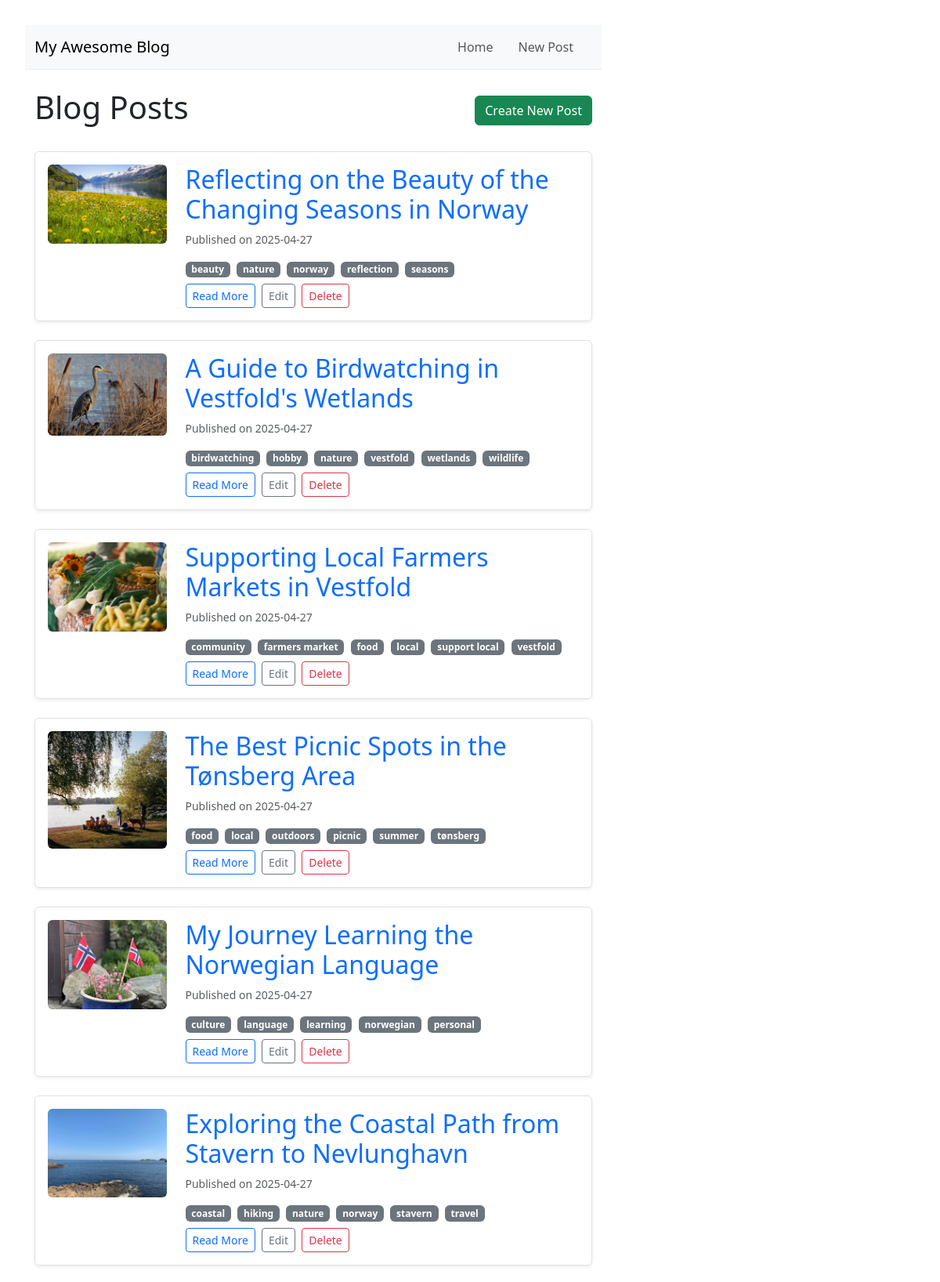
The page / (upper part) on the database its author committed.
### tables this page shows
CREATE TABLE posts (
    id INTEGER PRIMARY KEY AUTOINCREMENT, -- Unique identifier for each post
    title TEXT NOT NULL,                  -- Title of the blog post
    content TEXT NOT NULL,                -- Main body/content of the post
    published_date TIMESTAMP NOT NULL DEFAULT CURRENT_TIMESTAMP, -- When the post was created/published
    image_filename TEXt NULL               -- images 
);

CREATE TABLE tags (
    id INTEGER PRIMARY KEY AUTOINCREMENT, -- Unique identifier for each tag
    name TEXT NOT NULL UNIQUE             -- Name of the tag (must be unique)
);

### app.py (the view)
@app.route('/')
def index():
    try:
        posts_raw = db.get_all_posts()
        posts_with_tags = []
        for post in posts_raw:
            tags = db.get_tags_for_post(post['id'])
            post_dict = dict(post)
            post_dict['tags'] = tags
            posts_with_tags.append(post_dict)
        return render_template('index.html', posts=posts_with_tags)
    except Exception as e:
        app.logger.error(f"Error fetching posts/tags for index page: {e}")
        return "<h1>An error occurred fetching posts.</h1>", 500

### app.py (called while the page is built)
@app.context_processor
def inject_now():
    return {'now': datetime.datetime.now(timezone.utc)}

### db.py (called while the page is built)
def get_db():
    if 'db' not in g:
        db_path = current_app.config.get('DATABASE', DEFAULT_DATABASE_PATH)
        try:
            g.db = sqlite3.connect(
                db_path,
                detect_types=sqlite3.PARSE_DECLTYPES | sqlite3.PARSE_COLNAMES
            )
            g.db.row_factory = sqlite3.Row # Keep using Row factory
        except sqlite3.Error as e:
            current_app.logger.error(f"Database connection failed for {db_path}: {e}")
            raise e # Or handle more gracefully
    return g.db

def get_all_posts(order_by="published_date DESC"):
    conn = get_db()
    cursor = conn.cursor()
    allowed_orders = ["published_date DESC", "published_date ASC", "title ASC", "title DESC"]
    if order_by not in allowed_orders:
        order_by = "published_date DESC"
    query = f"SELECT id, title, content, published_date, image_filename FROM posts ORDER BY {order_by}"
    try:
        posts = cursor.execute(query).fetchall()
        return posts
    except sqlite3.Error as e:
        current_app.logger.error(f"DB error in get_all_posts: {e}")
        return [] # Return empty list on error

def get_tags_for_post(post_id):
    conn = get_db()
    try:
        tags = conn.execute("""
            SELECT t.id, t.name
            FROM tags t
            JOIN post_tags pt ON t.id = pt.tag_id
            WHERE pt.post_id = ?
            ORDER BY t.name
        """, (post_id,)).fetchall()
        return tags
    except sqlite3.Error as e:
        current_app.logger.error(f"DB error in get_tags_for_post for post {post_id}: {e}")
        return []

### templates/index.html (shortened to what this page needs)
{% extends 'base.html' %}
{% block content %}
    <div class="d-flex justify-content-between align-items-center mb-4">
        <h1>Blog Posts</h1>
        <a href="{{ url_for('create_post') }}" class="btn btn-success">Create New Post</a>
    </div>
    {% if posts %}
        {% for post in posts %}
        <article class="post-summary mb-4 p-3 border rounded shadow-sm">
            <div class="row">
                {% if post.image_filename %}
                <div class="col-md-3 mb-3 mb-md-0">
                    <a href="{{ url_for('post', post_id=post.id) }}">
                        <img src="{{ url_for('static', filename=post.image_filename) }}" alt="{{ post.title }}" class="img-fluid rounded" style="max-height: 150px; object-fit: cover; width: 100%;">
                    </a>
                </div>
                <div class="col-md-9">
                {% else %}
                <div class="col-md-12">
                {% endif %}
                    <h2><a href="{{ url_for('post', post_id=post.id) }}" class="text-decoration-none">{{ post.title }}</a></h2>
                    <p class="post-meta text-muted small">
                        Published on {{ post.published_date.strftime('%Y-%m-%d') }}
                    </p>
                    {% if post.tags %}
                        <p class="post-tags mb-2">
                            {% for tag in post.tags %}
                                <a href="{{ url_for('posts_by_tag', tag_name=tag.name) }}" class="badge bg-secondary text-decoration-none me-1">{{ tag.name }}</a>
                            {% endfor %}
                        </p>
                    {% endif %}
                    <div class="post-actions mt-2">
                        <a href="{{ url_for('post', post_id=post.id) }}" class="btn btn-sm btn-outline-primary me-1">Read More</a>
                        <a href="{{ url_for('edit_post', post_id=post.id) }}" class="btn btn-sm btn-outline-secondary me-1">Edit</a>
                        <form action="{{ url_for('delete_post_route', post_id=post.id) }}" method="post" style="display: inline;" onsubmit="return confirm('Are you sure you want to delete this post?');">
                            <button type="submit" class="btn btn-sm btn-outline-danger">Delete</button>
                        </form>
                    </div>
                </div>
            </div>
        </article>
        {% endfor %}
    {% else %}
        <div class="alert alert-info">
            No posts yet! <a href="{{ url_for('create_post') }}" class="alert-link">Create one?</a>
        </div>
    {% endif %}
{% endblock %}

### static/style.css (style rules this page uses)
body { font-family: -apple-system, BlinkMacSystemFont, "Segoe UI", Roboto, "Helvetica Neue", Arial, sans-serif; line-height: 1.6; margin: 0 auto; max-width: 800px; padding: 2em; color: #333; background-color: #fdfdfd; }
h1, h2 { color: #2a2a2a; margin-bottom: 0.5em; }
h1 { font-size: 2.5em; }
h2 { font-size: 1.8em; }
article { border-bottom: 1px solid #eee; padding-bottom: 1.5em; margin-bottom: 1.5em; }
.post-meta { color: #666; font-size: 0.9em; margin-bottom: 1em; }
form button { padding: 10px 15px; background-color: #28a745; color: white; border: none; border-radius: 4px; cursor: pointer; font-size: 1em; }

### rows shown on the page
posts: image_filename (picture), title "Reflecting on the Beauty of the Changing Seasons in Norway", published_date "2025-04-27"
tags: name "beauty"
tags: name "nature"
tags: name "norway"
tags: name "reflection"
tags: name "seasons"
posts: image_filename (picture), title "A Guide to Birdwatching in Vestfold's Wetlands", published_date "2025-04-27"
tags: name "birdwatching"
tags: name "hobby"
tags: name "vestfold"
tags: name "wetlands"
tags: name "wildlife"
posts: image_filename (picture), title "Supporting Local Farmers Markets in Vestfold", published_date "2025-04-27"
tags: name "community"
tags: name "farmers market"
tags: name "food"
tags: name "local"
tags: name "support local"
posts: image_filename (picture), title "The Best Picnic Spots in the Tønsberg Area", published_date "2025-04-27"
tags: name "outdoors"
tags: name "picnic"
tags: name "summer"
tags: name "tønsberg"
posts: image_filename (picture), title "My Journey Learning the Norwegian Language", published_date "2025-04-27"
tags: name "culture"
tags: name "language"
tags: name "learning"
tags: name "norwegian"
tags: name "personal"
posts: image_filename (picture), title "Exploring the Coastal Path from Stavern to Nevlunghavn", published_date "2025-04-27"
tags: name "coastal"
tags: name "hiking"
tags: name "stavern"
tags: name "travel"
